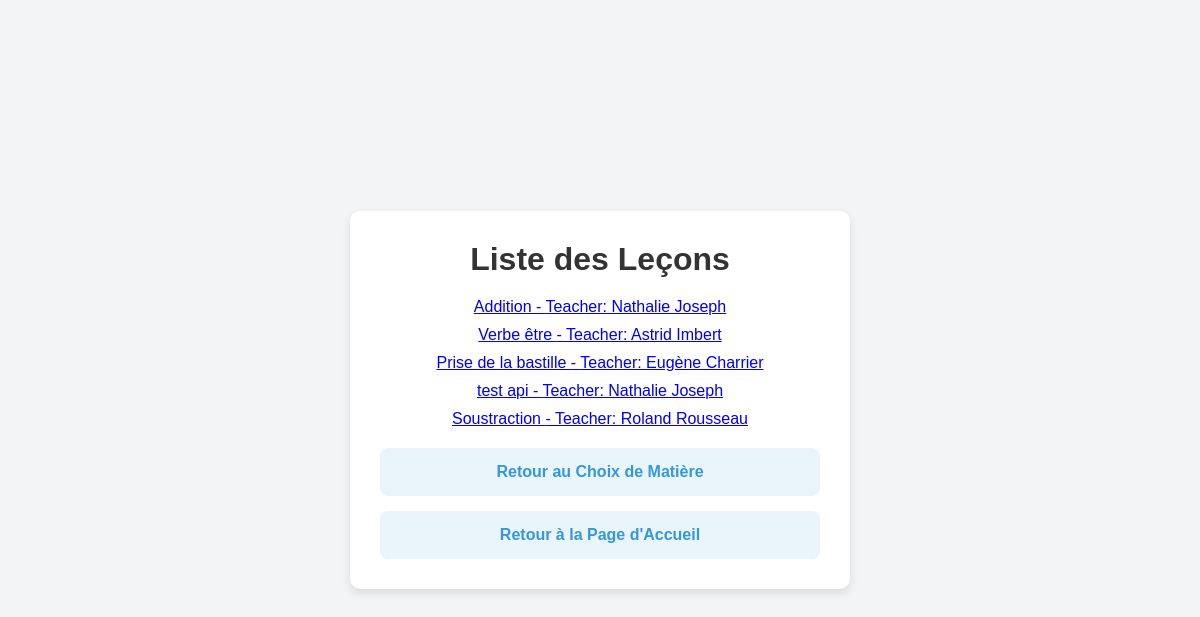
Before: /lessons/list with the older database file.
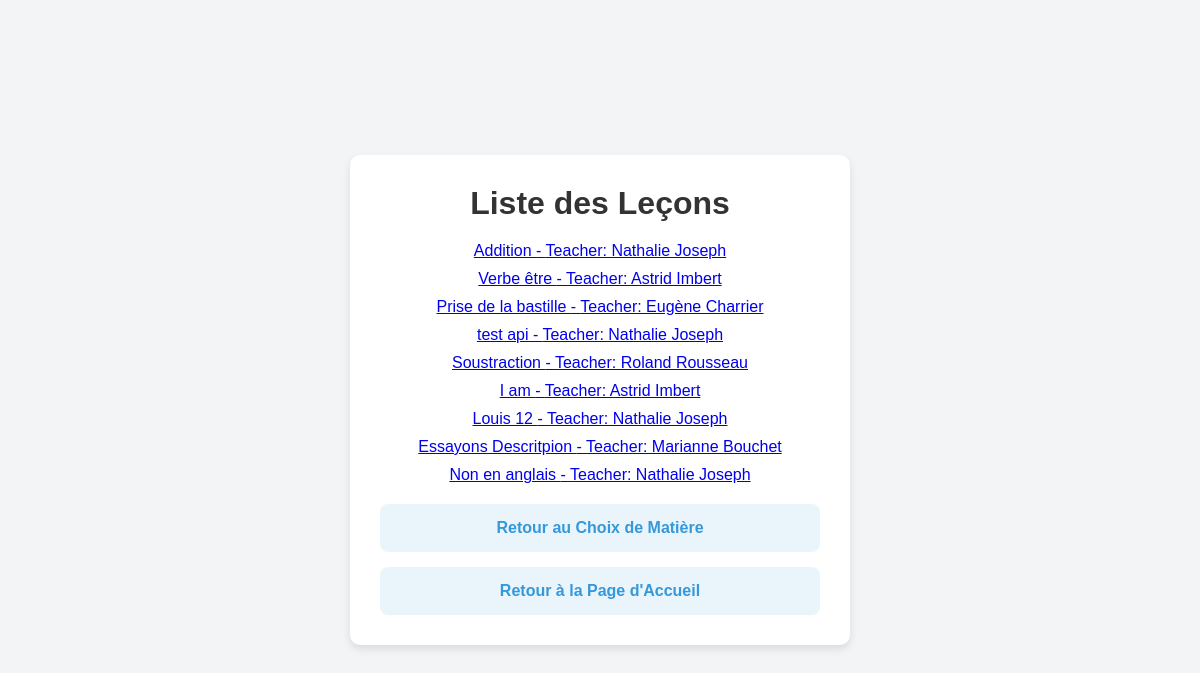
After: the same page with the newer database file.
### apps/lessons/models.py (models this page shows, shortened)
class Lesson(models.Model):
    SUBJECT_CHOICES = [
        ('Maths', 'Maths'),
        ('Français', 'Français'),
        ('Anglais', 'Anglais'),
        ('Histoire', 'Histoire'),
    ]
    title = models.CharField(max_length=255)
    subject = models.CharField(max_length=50, choices=SUBJECT_CHOICES)  # Utiliser les choix
    teacher = models.ForeignKey(
        Teacher,
        on_delete=models.CASCADE,
        related_name='lessons_created'
    )
    content = models.TextField()
    is_public = models.BooleanField(default=True)
    description = models.TextField(blank=True, null=True)

### apps/users/models.py (models this page shows, shortened)
class User(models.Model):
    first_name = models.CharField(max_length=50)
    last_name = models.CharField(max_length=50)
    email = models.EmailField(max_length=254)
    password = models.CharField(max_length=50)
    schedule = models.ForeignKey(Schedule, on_delete=models.SET_NULL, null=True)
    profile = models.OneToOneField(Profile, on_delete=models.CASCADE)

### apps/lessons/views.py (the view)
# urls.py: path('list', views.lessons_list, name='lessons_list'),  # Liste des leçons
def lessons_list(request):
    subject = request.GET.get('subject')  # Récupérer le sujet sélectionné dans la requête
    if subject:
        lessons = Lesson.objects.filter(subject=subject, is_public=True)  # Filtrer par sujet
    else:
        lessons = Lesson.objects.filter(is_public=True)  # Afficher toutes les leçons si aucun sujet n'est sélectionné
    return render(request, 'lessons/lessons_list.html', {'lessons': lessons, 'subject': subject})

### apps/users/models.py (called while the page is built)
    def __str__(self):
        return f"Teacher: {self.first_name} {self.last_name}"

### templates/lessons/lessons_list.html (shortened to what this page needs)
{% load static %}
<!DOCTYPE html>
<html>
<head>
    <link rel="stylesheet" href="{% static 'css/style.css' %}">
</head>
<body>
    <div class="container">
        <h1>Liste des Leçons{% if subject %} de {{ subject }}{% endif %}</h1>
        <ul class="list">
            {% for lesson in lessons %}
                <li><a href="{% url 'lesson_detail' lesson.id %}">{{ lesson.title }} - {{ lesson.teacher }} </a></li>
            {% endfor %}
        </ul>
        <div class="link-card">
            <a href="{% url 'subjects_list' %}">Retour au Choix de Matière</a>
            <a href="{% url 'home' %}">Retour à la Page d'Accueil</a>
        </div>
    </div>
</body>
</html>

Changed rows visible on the page:
added Lesson: title "I am", teacher "Teacher: Astrid Imbert"
added Lesson: title "Louis 12", teacher "Teacher: Nathalie Joseph"
added Lesson: title "Essayons Descritpion", teacher "Teacher: Marianne Bouchet"
added Lesson: title "Non en anglais", teacher "Teacher: Nathalie Joseph"
